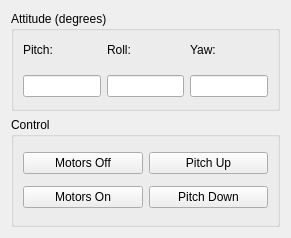
<?xml version="1.0" encoding="UTF-8"?>
<ui version="4.0">
 <class>Form</class>
 <widget class="QWidget" name="Form">
  <property name="geometry">
   <rect>
    <x>0</x>
    <y>0</y>
    <width>291</width>
    <height>238</height>
   </rect>
  </property>
  <property name="sizePolicy">
   <sizepolicy hsizetype="Fixed" vsizetype="Fixed">
    <horstretch>0</horstretch>
    <verstretch>0</verstretch>
   </sizepolicy>
  </property>
  <property name="windowTitle">
   <string>Form</string>
  </property>
  <layout class="QVBoxLayout" name="verticalLayout">
   <item>
    <widget class="QGroupBox" name="groupBox_2">
     <property name="sizePolicy">
      <sizepolicy hsizetype="MinimumExpanding" vsizetype="Fixed">
       <horstretch>0</horstretch>
       <verstretch>0</verstretch>
      </sizepolicy>
     </property>
     <property name="minimumSize">
      <size>
       <width>250</width>
       <height>100</height>
      </size>
     </property>
     <property name="title">
      <string>Attitude (degrees)</string>
     </property>
     <layout class="QGridLayout" name="gridLayout_2">
      <property name="topMargin">
       <number>0</number>
      </property>
      <property name="bottomMargin">
       <number>11</number>
      </property>
      <item row="0" column="0">
       <widget class="QLabel" name="label">
        <property name="text">
         <string>Pitch:</string>
        </property>
       </widget>
      </item>
      <item row="0" column="1">
       <widget class="QLabel" name="label_2">
        <property name="text">
         <string>Roll:</string>
        </property>
       </widget>
      </item>
      <item row="0" column="2">
       <widget class="QLabel" name="label_3">
        <property name="text">
         <string>Yaw:</string>
        </property>
       </widget>
      </item>
      <item row="1" column="0">
       <widget class="QLineEdit" name="pitch"/>
      </item>
      <item row="1" column="1">
       <widget class="QLineEdit" name="roll"/>
      </item>
      <item row="1" column="2">
       <widget class="QLineEdit" name="yaw"/>
      </item>
     </layout>
    </widget>
   </item>
   <item>
    <widget class="QGroupBox" name="groupBox">
     <property name="sizePolicy">
      <sizepolicy hsizetype="MinimumExpanding" vsizetype="Minimum">
       <horstretch>0</horstretch>
       <verstretch>0</verstretch>
      </sizepolicy>
     </property>
     <property name="minimumSize">
      <size>
       <width>250</width>
       <height>100</height>
      </size>
     </property>
     <property name="title">
      <string>Control</string>
     </property>
     <layout class="QGridLayout" name="gridLayout">
      <item row="0" column="0">
       <widget class="QPushButton" name="pb_off">
        <property name="text">
         <string>Motors Off</string>
        </property>
       </widget>
      </item>
      <item row="0" column="1">
       <widget class="QPushButton" name="pb_up">
        <property name="text">
         <string>Pitch Up</string>
        </property>
       </widget>
      </item>
      <item row="1" column="0">
       <widget class="QPushButton" name="pb_mon">
        <property name="text">
         <string>Motors On</string>
        </property>
       </widget>
      </item>
      <item row="1" column="1">
       <widget class="QPushButton" name="pb_down">
        <property name="text">
         <string>Pitch Down</string>
        </property>
       </widget>
      </item>
     </layout>
    </widget>
   </item>
  </layout>
 </widget>
 <resources/>
 <connections/>
</ui>
